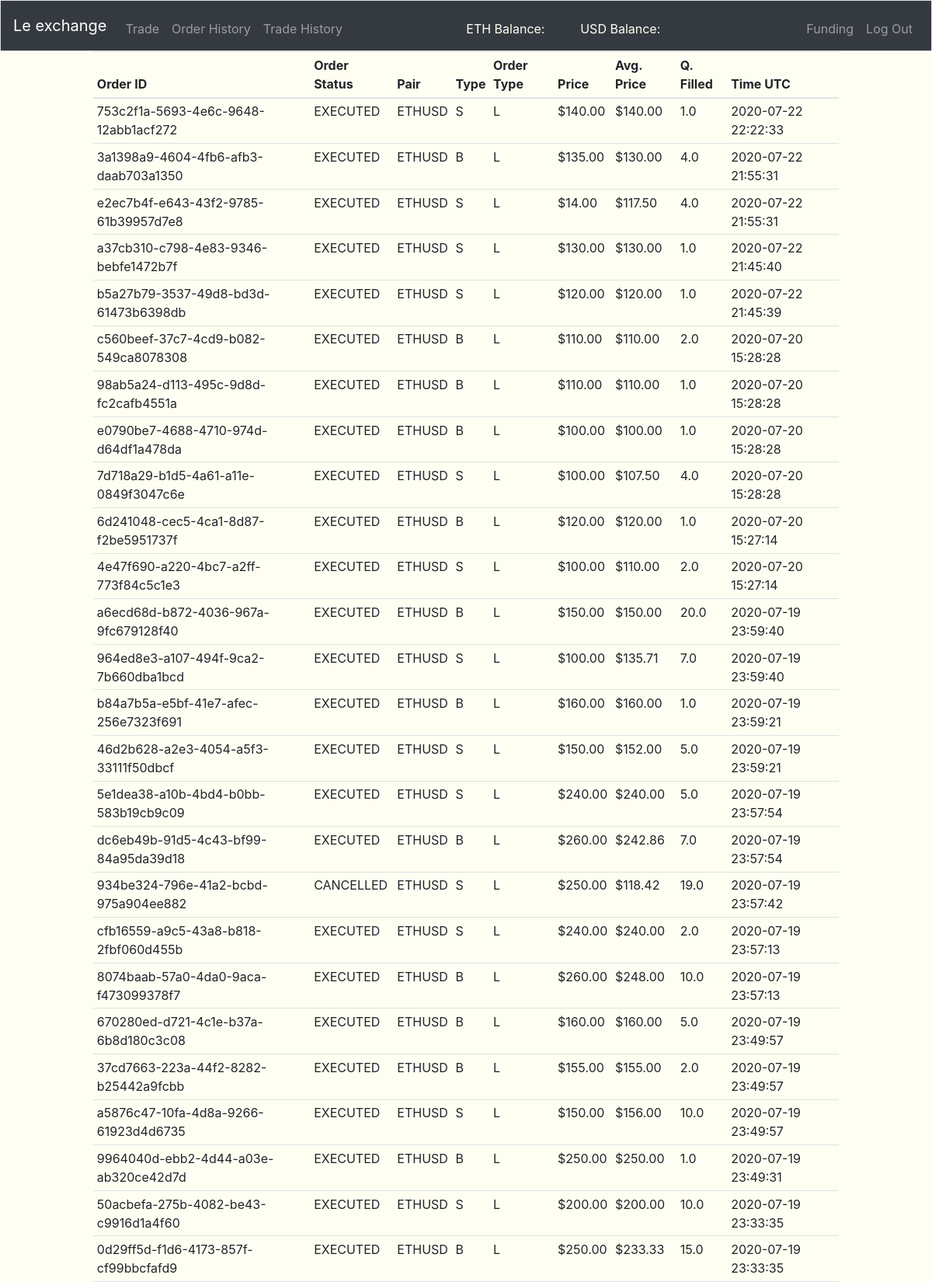
Page /order-history (signed in, upper part) on the committed database.
### tables this page shows
CREATE TABLE "order_history" (
	"order_id"	VARCHAR(255) NOT NULL,
	"user_id"	INTEGER NOT NULL,
	"pair"	VARCHAR(255) NOT NULL,
	"type"	CHAR(1) NOT NULL,
	"ordertype"	CHAR(1) NOT NULL,
	"price"	REAL NOT NULL,
	"avg_price"	REAL NOT NULL,
	"quantity_filled"	REAL NOT NULL,
	"time"	INTEGER NOT NULL,
	"status"	TEXT NOT NULL,
	PRIMARY KEY("order_id")
);

### views.py (the view)
@app.route('/order-history', methods=["GET"])
@login_required
def order_history():
    order_history = db.execute(
        "SELECT * FROM order_history WHERE user_id = :id ORDER BY time DESC", id=session["user_id"])
    return render_template("history.html", order_history=order_history)

### app.py (called while the page is built)
@app.after_request
def after_request(response):
    response.headers["Cache-Control"] = "no-cache, no-store, must-revalidate"
    response.headers["Expires"] = 0
    response.headers["Pragma"] = "no-cache"
    return response

### helper.py (called while the page is built)
def login_required(f):
    @wraps(f)
    def decorated_function(*args, **kwargs):
        if session.get("user_id") is None:
            return redirect("/login"), 403
        return f(*args, **kwargs)
    return decorated_function

def usd(value):
    return f"${value:,.2f}"

def timeformater(time):
    return datetime.datetime.utcfromtimestamp(time)

### templates/history.html (shortened to what this page needs)
{% extends "layout.html" %}
{% block main %}
<table class="table table-hover table-sm" style="width: 80%; margin-left: auto; margin-right: auto;">
  <thead s>
    <tr>
      <th scope="col">Order ID</th>
      <th scope="col">Order Status</th>
      <th scope="col">Pair</th>
      <th scope="col">Type</th>
      <th scope="col">Order Type</th>
      <th scope="col">Price</th>
      <th scope="col">Avg. Price</th>
      <th scope="col">Q. Filled</th>
      <th scope="col">Time UTC</th>
    </tr>
  </thead>
  <tbody>
    {% for i in order_history %}
      <tr>
        <td>{{i.order_id}}</td>
        <td>{{i.status}}</td>
        <td>{{i.pair}}</td>
        <td>{{i.type}}</td>
        <td>{{i.ordertype}}</td>
        <td>{{i.price|usd}}</td>
        <td>{{i.avg_price|usd}}</td>
        <td>{{i.quantity_filled}}</td>
        <td>{{i.time|timeformater}}</td>
      </tr>
    {% endfor %}
  </tbody>
</table>
{% endblock %}

### rows in the picture
order_history: order_id "753c2f1a-5693-4e6c-9648-12abb1acf272", status "EXECUTED", pair "ETHUSD", type "S", ordertype "L", price "$140.00", avg_price "$140.00", quantity_filled "1.0", time "2020-07-22 22:22:33"
order_history: order_id "3a1398a9-4604-4fb6-afb3-daab703a1350", status "EXECUTED", pair "ETHUSD", type "B", ordertype "L", price "$135.00", avg_price "$130.00", quantity_filled "4.0", time "2020-07-22 21:55:31"
order_history: order_id "e2ec7b4f-e643-43f2-9785-61b39957d7e8", status "EXECUTED", pair "ETHUSD", type "S", ordertype "L", price "$14.00", avg_price "$117.50", quantity_filled "4.0", time "2020-07-22 21:55:31"
order_history: order_id "a37cb310-c798-4e83-9346-bebfe1472b7f", status "EXECUTED", pair "ETHUSD", type "S", ordertype "L", price "$130.00", avg_price "$130.00", quantity_filled "1.0", time "2020-07-22 21:45:40"
order_history: order_id "b5a27b79-3537-49d8-bd3d-61473b6398db", status "EXECUTED", pair "ETHUSD", type "S", ordertype "L", price "$120.00", avg_price "$120.00", quantity_filled "1.0", time "2020-07-22 21:45:39"
order_history: order_id "c560beef-37c7-4cd9-b082-549ca8078308", status "EXECUTED", pair "ETHUSD", type "B", ordertype "L", price "$110.00", avg_price "$110.00", quantity_filled "2.0", time "2020-07-20 15:28:28"
order_history: order_id "98ab5a24-d113-495c-9d8d-fc2cafb4551a", status "EXECUTED", pair "ETHUSD", type "B", ordertype "L", price "$110.00", avg_price "$110.00", quantity_filled "1.0", time "2020-07-20 15:28:28"
order_history: order_id "e0790be7-4688-4710-974d-d64df1a478da", status "EXECUTED", pair "ETHUSD", type "B", ordertype "L", price "$100.00", avg_price "$100.00", quantity_filled "1.0", time "2020-07-20 15:28:28"
order_history: order_id "7d718a29-b1d5-4a61-a11e-0849f3047c6e", status "EXECUTED", pair "ETHUSD", type "S", ordertype "L", price "$100.00", avg_price "$107.50", quantity_filled "4.0", time "2020-07-20 15:28:28"
order_history: order_id "6d241048-cec5-4ca1-8d87-f2be5951737f", status "EXECUTED", pair "ETHUSD", type "B", ordertype "L", price "$120.00", avg_price "$120.00", quantity_filled "1.0", time "2020-07-20 15:27:14"
order_history: order_id "4e47f690-a220-4bc7-a2ff-773f84c5c1e3", status "EXECUTED", pair "ETHUSD", type "S", ordertype "L", price "$100.00", avg_price "$110.00", quantity_filled "2.0", time "2020-07-20 15:27:14"
order_history: order_id "a6ecd68d-b872-4036-967a-9fc679128f40", status "EXECUTED", pair "ETHUSD", type "B", ordertype "L", price "$150.00", avg_price "$150.00", quantity_filled "20.0", time "2020-07-19 23:59:40"
order_history: order_id "964ed8e3-a107-494f-9ca2-7b660dba1bcd", status "EXECUTED", pair "ETHUSD", type "S", ordertype "L", price "$100.00", avg_price "$135.71", quantity_filled "7.0", time "2020-07-19 23:59:40"
order_history: order_id "b84a7b5a-e5bf-41e7-afec-256e7323f691", status "EXECUTED", pair "ETHUSD", type "B", ordertype "L", price "$160.00", avg_price "$160.00", quantity_filled "1.0", time "2020-07-19 23:59:21"
order_history: order_id "46d2b628-a2e3-4054-a5f3-33111f50dbcf", status "EXECUTED", pair "ETHUSD", type "S", ordertype "L", price "$150.00", avg_price "$152.00", quantity_filled "5.0", time "2020-07-19 23:59:21"
order_history: order_id "5e1dea38-a10b-4bd4-b0bb-583b19cb9c09", status "EXECUTED", pair "ETHUSD", type "S", ordertype "L", price "$240.00", avg_price "$240.00", quantity_filled "5.0", time "2020-07-19 23:57:54"
order_history: order_id "dc6eb49b-91d5-4c43-bf99-84a95da39d18", status "EXECUTED", pair "ETHUSD", type "B", ordertype "L", price "$260.00", avg_price "$242.86", quantity_filled "7.0", time "2020-07-19 23:57:54"
order_history: order_id "934be324-796e-41a2-bcbd-975a904ee882", status "CANCELLED", pair "ETHUSD", type "S", ordertype "L", price "$250.00", avg_price "$118.42", quantity_filled "19.0", time "2020-07-19 23:57:42"
order_history: order_id "cfb16559-a9c5-43a8-b818-2fbf060d455b", status "EXECUTED", pair "ETHUSD", type "S", ordertype "L", price "$240.00", avg_price "$240.00", quantity_filled "2.0", time "2020-07-19 23:57:13"
order_history: order_id "8074baab-57a0-4da0-9aca-f473099378f7", status "EXECUTED", pair "ETHUSD", type "B", ordertype "L", price "$260.00", avg_price "$248.00", quantity_filled "10.0", time "2020-07-19 23:57:13"
order_history: order_id "670280ed-d721-4c1e-b37a-6b8d180c3c08", status "EXECUTED", pair "ETHUSD", type "B", ordertype "L", price "$160.00", avg_price "$160.00", quantity_filled "5.0", time "2020-07-19 23:49:57"
order_history: order_id "37cd7663-223a-44f2-8282-b25442a9fcbb", status "EXECUTED", pair "ETHUSD", type "B", ordertype "L", price "$155.00", avg_price "$155.00", quantity_filled "2.0", time "2020-07-19 23:49:57"
order_history: order_id "a5876c47-10fa-4d8a-9266-61923d4d6735", status "EXECUTED", pair "ETHUSD", type "S", ordertype "L", price "$150.00", avg_price "$156.00", quantity_filled "10.0", time "2020-07-19 23:49:57"
order_history: order_id "9964040d-ebb2-4d44-a03e-ab320ce42d7d", status "EXECUTED", pair "ETHUSD", type "B", ordertype "L", price "$250.00", avg_price "$250.00", quantity_filled "1.0", time "2020-07-19 23:49:31"
order_history: order_id "50acbefa-275b-4082-be43-c9916d1a4f60", status "EXECUTED", pair "ETHUSD", type "S", ordertype "L", price "$200.00", avg_price "$200.00", quantity_filled "10.0", time "2020-07-19 23:33:35"
order_history: order_id "0d29ff5d-f1d6-4173-857f-cf99bbcfafd9", status "EXECUTED", pair "ETHUSD", type "B", ordertype "L", price "$250.00", avg_price "$233.33", quantity_filled "15.0", time "2020-07-19 23:33:35"
